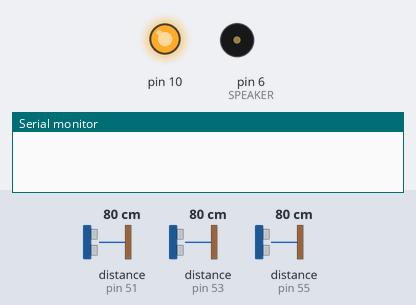
Recording of a sketch running on a simulated Arduino Nano, built with avr-gcc and run on an emulated ATmega328P. Shown: output pins drawn as LEDs (lit = HIGH), buzzer (waves = sounding), the last lines printed to the serial monitor. Inputs (shaded band) come from the test bench; at power-on: distance to the obstacle (sensors on pin 51, pin 53, pin 55) 80 cm. Pins used as bus, display or sensor lines are not drawn.

Above: at 0.01 s.
At 1.2 s:
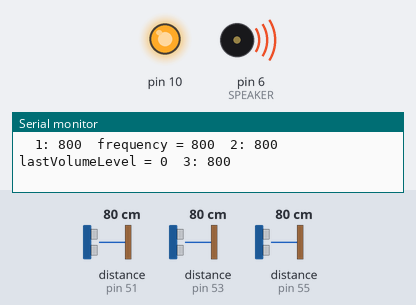
1.3 s: distance to the obstacle (sensor on pin 51) set to 250 cm
3.2 s: distance to the obstacle (sensor on pin 53) set to 2 cm
5.1 s: distance to the obstacle (sensor on pin 51) set to 2 cm
At 5.7 s:
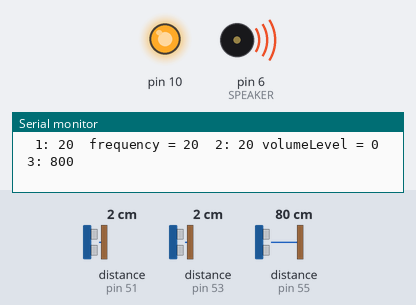
7.0 s: distance to the obstacle (sensor on pin 53) set to 120 cm
Timing chart, 0 to 10.0 s (numbered marks = the images above; inputs shaded):
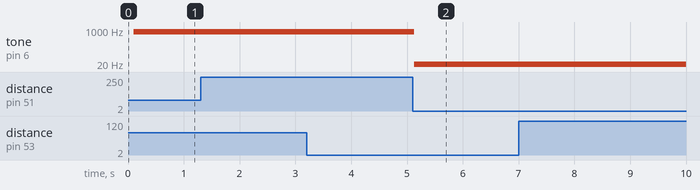

Measured:
- after the input at 5.1 s, tone on pin 6 (SPEAKER): 800 Hz → 20 Hz at once

The sketch:

theramin_build4.ino
```cpp
// theramin_build4.ino by C.Spindler 1-28-2020
// based on theramin_build3.ino by C.Spindler 1-26-2020
// which was based on theramin_build2.ino in examples

// the point of ...build4 is to change over to the Pololu library
// for controlling the VL53L0x devices, which actually made effectively
// continuous tones in sketch Single_Buzzer.ino using a circuit shown
// on drawing SINGLE_BUZZER wiring diagram, dwgno. CFS-1-5-2020-B1

#define ENABLE_SERIAL // comment out to drop compilation of serial print code
#define ENABLE_STOPWATCH // comment out unless you want to to measure elapsed time between loops

// from Single_Buzzer.ino
#include <Wire.h> // not in ...build3 because it's clearly in Adafruit_VL53L0X.h
#include <VL53L0X.h> // this is the header for the Pololu library for vl53l0x
#define SPEAKER  6      // use pin D6 on Nano


// from Single_Buzzer.ino
// Uncomment this line to use long range mode. This
// increases the sensitivity of the sensor and extends its
// potential range, but increases the likelihood of getting
// an inaccurate reading because of reflections from objects
// other than the intended target. It works best in dark
// conditions.

// #define LONG_RANGE


// Uncomment ONE of these two lines to get
// - higher speed at the cost of lower accuracy OR
// - higher accuracy at the cost of lower speed

// NEW CONTINUOUS CODE DOES NOT USE "sensorN.setMeasurementTimingBudget(T);"
// so don't define HIGH_ACCURACY   or  HIGH_SPEED
// #define HIGH_SPEED  // if you choose HIGH_ACCURACY you can hear the steps in pitch
// #define HIGH_ACCURACY


// from spi_demo_nano.ino and is used to enable the digital potentiomenter
#include <SPI.h>  // comment this out if your radio library establishs SPI
#define SS1  7 //Pin 7 is SS (slave select) for device 1
#define REG0 B00000000 //Register 0 Write command for Px0 pins
#define REG1 B00010000 //Register 1 Write command for Px1 pins


// address we will assign if dual sensor is present
#define SENSOR1_ADDRESS 0x33
#define SENSOR2_ADDRESS 0x35
#define SENSOR3_ADDRESS 0x37

// set the pins to shutdown
#define SHT_SENSOR1 2  // D2 is the Nano pin conected to XSHUT for sensor1
#define SHT_SENSOR2 3  // D3 is the Nano pin conected to XSHUT for sensor2
#define SHT_SENSOR3 4  // D4 is the Nano pin conected to XSHUT for sensor1


 VL53L0X sensor1; // constructor for Pololu's sensor control objects
 VL53L0X sensor2;
 VL53L0X sensor3;


/*
    in  void setIdAndInit()
	(  in the new arrangement using the Pololu code library, VL53L0X.cpp:
			initialization is by using:   		bool VL53L0X::init(bool io_2v8)
			i2c address assignment is by: 		void VL53L0X::setAddress(uint8_t new_address)  )
	  1. Reset all sensors by setting all of their XSHUT pins low ,
    2. then, one sensor at at time:
        a. after 10 ms, activate the sensor by making its XSHUT pin high, and leaving it high for rest of sketch
        b. after 10 ms, initiate sensor using bool VL53L0X::init(bool io_2v8)
        c. after 10 ms, assign sensor its new address using void VL53L0X::setAddress(uint8_t new_address)
    3. Pick any number but 0x29 and whatever addres the other sensors areassigned.  Addresses must be under 0x7F.
       Going with 0x30 to 0x3F is probably OK.
    4. 10 ms after last address is assigned, start continuous reading of sensors, one sensor object at a time,
       using void VL53L0X::startContinuous();

 */
void setIdAndInit() {

    // all reset

  digitalWrite(SHT_SENSOR1, LOW);
  digitalWrite(SHT_SENSOR2, LOW);
  digitalWrite(SHT_SENSOR3, LOW);
  delay(10);

  // activating SENSOR1
  digitalWrite(SHT_SENSOR1, HIGH);
  delay(10);

  //init SENSOR1
  if (!sensor1.init())
  {
    Serial.println("Failed to detect and initialize first sensor!");
    while (1) {}
  }

  // setting address for SENSOR1
  sensor1.setAddress(SENSOR1_ADDRESS);
  delay(10);

  //  activate SENSOR2
  digitalWrite(SHT_SENSOR2, HIGH);
  delay(10);

  // init SENSOR2
  if (!sensor2.init())
  {
    Serial.println("Failed to detect and initialize second sensor!");
    while (1) {}
  }
  // setting address for SENSOR2
  sensor2.setAddress(SENSOR2_ADDRESS);
  delay(10);

  //  activate SENSOR3
  digitalWrite(SHT_SENSOR3, HIGH);
  delay(10);

  // init SENSOR3
  if (!sensor3.init())
  {
    Serial.println("Failed to detect and initialize third sensor!");
    while (1) {}
  }
  // setting address for SENSOR3
  sensor3.setAddress(SENSOR3_ADDRESS);
  delay(10);

  sensor1.startContinuous(); // necessary to use CONTINUOUS mode
  sensor2.startContinuous();
  sensor3.startContinuous();

}

void read_dual_sensors() {

  uint16_t dist1 = sensor1.readRangeContinuousMillimeters();
  if (dist1 != 65535) {      // bool distNValid = (distN != 65535);
    // print sensor one reading
#ifdef ENABLE_SERIAL
    Serial.print("  1: ");
    Serial.print(dist1);
 #endif
    pitch(dist1);
  }

  uint16_t dist2 = sensor2.readRangeContinuousMillimeters();
  if (dist2 != 65535) {   // bool distNValid = (distN != 65535);
    // print sensor one reading
#ifdef ENABLE_SERIAL
    Serial.print("  2: ");
    Serial.print(dist2);
 #endif
    volume(dist2);
  }

    uint16_t dist3 = sensor3.readRangeContinuousMillimeters();
  if (dist3 != 65535) {   // bool distNValid = (distN != 65535);
    // print sensor one reading
#ifdef ENABLE_SERIAL
    Serial.print("  3: ");
    Serial.print(dist3);
    Serial.println(); // take out if using controlFunction(dist3);
 #endif
    // controlFunction(dist3);  goes here, null for now
  }

}

void pitch(uint16_t dist){

   #define MAXDISTANCE  1200
   static uint16_t last_frequency;
   uint16_t frequency = dist; //need not be identically equal

   if(dist <= MAXDISTANCE ){
          tone(SPEAKER, frequency );
          last_frequency = frequency;
#ifdef ENABLE_SERIAL
          Serial.print("  frequency = ");
          Serial.print(frequency);

          } else {
            //  noTone(SPEAKER); // comment out noTone() to sustain last tone
            Serial.print("  last_frequency = ");
            Serial.print( last_frequency);
          }
#endif
}

void commandPot(int SS, int reg, int level) {
  // from spi_demo_nano.ino

 // SPI.beginTransaction(SPISettings(14000000, MSBFIRST, SPI_MODE0));
 // only use SPI.beginTransaction(...) & SPI.endTransaction(...) in
 // coordination with your radio library, which uses SPI internally

  digitalWrite(SS, LOW); // set the named pin LOW
                         // to select that chip
  SPI.transfer(reg  ); // send the first byte to pick the register
                       // number of the potentionmeter of the selected chip
  SPI.transfer(level); // send the 2nd byte to set the level of that
                       // potentiometer
  digitalWrite(SS,HIGH); // de-select that chip

 //  SPI.endTransaction();

}

void volume(uint16_t dist){

// map distances from TOF sensor  to the 129 steps,
// (0 to 128) of the MCP4231 103E digital potentiometer

#define MAXDISTANCE2 800

#define BOTTOMRANGE 30
#define TOPRANGE 600
#define LOSTEP 0
#define HISTEP 128

uint16_t volumeLevel;
static uint16_t lastVolumeLevel;

if (dist >= MAXDISTANCE2){
     volumeLevel = lastVolumeLevel;
#ifdef ENABLE_SERIAL
    Serial.print(" lastVolumeLevel = ");
    Serial.print(volumeLevel);
#endif
    }else {

uint16_t rangeStep = (TOPRANGE-BOTTOMRANGE)/(HISTEP - LOSTEP);
volumeLevel = LOSTEP;
if (dist >= TOPRANGE ){
    volumeLevel = HISTEP;
    } else {
        if (dist > (BOTTOMRANGE + rangeStep )){
          // Careful, intermediate product may be too big for unit16_t and
          // would be automatically promoted by the compiler to uint32_t.
          // Also, assure that for all values of dist that can reach this
          // statement, the result in volumeLevel are in the range from
          // ( LOSTEP+1 ) to ( HISTEP-1 ), and that no intermediate arithemetic
          // results are less than zero or higher than uint32_t can hold.
          volumeLevel = (uint16_t)((dist-BOTTOMRANGE)*HISTEP/(TOPRANGE-BOTTOMRANGE));
        }
    }

    lastVolumeLevel = volumeLevel;
    #ifdef ENABLE_SERIAL
    Serial.print(" volumeLevel = ");
    Serial.print(volumeLevel);
    #endif
    }

    commandPot(SS1 ,REG0, volumeLevel); // sets wiper on pot pins P0W
    commandPot(SS1 ,REG1, volumeLevel); // sets wiper on pot pins P1W

}


void setup() {

  // from spi_demo_nano.ino

  // setup slave select pins for output
  pinMode(SS1, OUTPUT);

  // per instructions from arduino.cc/en/reference/SPI
  // set the Nano's SS pin, 11, to OUTPUT to make it
  // unuasable as a chip select for whole Nano board as a SPI slave
  // also, we use pin D11 for MOSI, which is compatable with OUTPUT
  pinMode(11,OUTPUT);

//  initialize SPI
    SPI.begin(); // comment this out if your radio library initializes SPI


pinMode(SHT_SENSOR1,OUTPUT);
pinMode(SHT_SENSOR2,OUTPUT);
pinMode(SHT_SENSOR3,OUTPUT);


  #ifdef ENABLE_SERIAL
  Serial.begin(115200);
  // wait until serial port opens for native USB devices
  while (! Serial) { delay(1); }
  #endif

  #ifdef ENABLE_STOPWATCH
     #ifndef ENABLE_SERIAL
     Serial.begin(115200);
     // wait until serial port opens for native USB devices
     while (! Serial) { delay(1); }
     Serial.println("STOPWATCH enabled");
     #endif
  #endif

  Wire.begin();

  setIdAndInit();


  #if defined LONG_RANGE
  // lower the return signal rate limit (default is 0.25 MCPS)
  sensor1.setSignalRateLimit(0.1);
  sensor2.setSignalRateLimit(0.1);
  // increase laser pulse periods (defaults are 14 and 10 PCLKs)
  sensor1.setVcselPulsePeriod(VL53L0X::VcselPeriodPreRange, 18);
  sensor1.setVcselPulsePeriod(VL53L0X::VcselPeriodFinalRange, 14);
  sensor2.setVcselPulsePeriod(VL53L0X::VcselPeriodPreRange, 18);
  sensor2.setVcselPulsePeriod(VL53L0X::VcselPeriodFinalRange, 14);
#endif

#if defined HIGH_SPEED
  // reduce timing budget to 20 ms (default is about 33 ms)
sensor1.setMeasurementTimingBudget(20000);
sensor2.setMeasurementTimingBudget(20000);
#elif defined HIGH_ACCURACY
  // increase timing budget to 200 ms
  sensor1.setMeasurementTimingBudget(200000);
  sensor2.setMeasurementTimingBudget(200000);
#endif


}

void loop() {

#ifdef ENABLE_STOPWATCH
  static unsigned long time1 = millis();
  static unsigned int k ; // by default, on creation, static is initalized to zero
#endif

  read_dual_sensors();

#ifdef ENABLE_STOPWATCH
  k++;
  if (k >= 100){
     unsigned long time2 = millis();
     Serial.print(" elapsed time for ");
     Serial.print( k );
     Serial.print(" loops is ");
     Serial.print( (time2-time1));
     Serial.println(" ms");
     time1 = time2;
     k=0;
  }

#endif
}
```
